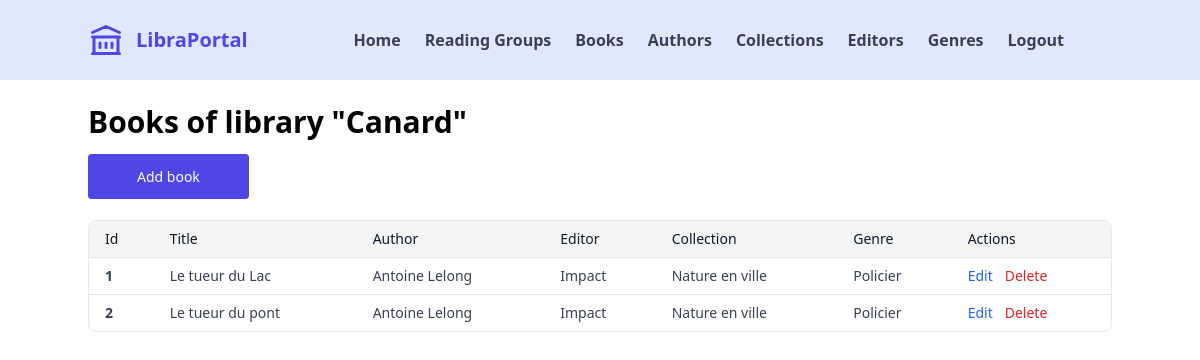
Page /bo/books (signed in) on the committed database.
### library/models.py (models this page shows, shortened)
class CustomUser(AbstractUser):
  library = models.ForeignKey(Library, on_delete=models.CASCADE, blank=True, null=True)

class Library(models.Model):
  name = models.CharField(max_length=100)
  city = models.CharField(max_length=100)

class Book(models.Model):
  title = models.CharField(max_length=100)
  cover = models.ImageField(upload_to='uploads/covers/')
  author = models.ForeignKey(Author, on_delete=models.CASCADE)
  editor = models.ForeignKey(Editor, on_delete=models.CASCADE)
  collection = models.ForeignKey(Collection, on_delete=models.CASCADE)
  genre = models.ForeignKey(Genre, on_delete=models.CASCADE)
  library = models.ForeignKey(Library, on_delete=models.CASCADE)

class Author(models.Model):
  first_name = models.CharField(max_length=100)
  last_name = models.CharField(max_length=100)
  def __str__(self):
    return self.first_name + ' ' + self.last_name

class Editor(models.Model):
  name = models.CharField(max_length=100)
  def __str__(self):
    return self.name

class Collection(models.Model):
  name = models.CharField(max_length=100)
  color = models.CharField(max_length=100)
  def __str__(self):
    return self.name

class Genre(models.Model):
  name = models.CharField(max_length=100)
  def __str__(self):
    return self.name

### library/views.py (the view)
# urls.py: path('bo/books', views.BoBookListView.as_view(), name='bo_book_list'),
class BoBookListView(UserPassesTestMixin, ListView):
	model = Book
	template_name = 'back/books/list.html'
	def test_func(self):
		return self.request.user.library is not None
	def get_context_data(self, **kwargs):
		context = super().get_context_data(**kwargs)
		context['book_fields'] = [f.name for f in Book._meta.get_fields()]
		return context

### templates/back/books/list.html (shortened to what this page needs)
{% extends 'base.html' %}
{% block content %}
<h1 class="text-3xl font-bold">Books of library "{{ user.library.name }}"</h1>
<div class="mt-6">
  <a href="{% url 'bo_book_create' %}" class="btn btn-primary">
    Add book
  </a>
</div>
<div class="mt-8 overflow-hidden overflow-x-auto rounded-lg border border-gray-200">
  <table class="min-w-full divide-y divide-gray-200 text-sm">
    <thead class="bg-gray-100">
      <tr>
        {% for field in book_fields %}
          {% if field != 'loan' and field != 'library' and field != 'cover' %}
            <th class="px-4 py-2 text-left font-medium text-gray-900">{{ field | capfirst }}</th>
          {% endif %}
        {% endfor %}
        <th class="px-4 py-2 text-left font-medium text-gray-900">Actions</th>
      </tr>
    </thead>
    <tbody class="divide-y divide-gray-200">
      {% for book in object_list %}
        <tr>
          <th class="px-4 py-2 text-gray-700 text-left">{{ book.id }}</th>
          <td class="px-4 py-2 text-gray-700">{{ book.title }}</td>
          <td class="px-4 py-2 text-gray-700">{{ book.author }}</td>
          <td class="px-4 py-2 text-gray-700">{{ book.editor }}</td>
          <td class="px-4 py-2 text-gray-700">{{ book.collection }}</td>
          <td class="px-4 py-2 text-gray-700">{{ book.genre }}</td>
          <td class="flex gap-3 px-4 py-2 text-gray-700">
            <a href="{% url 'bo_book_detail' book.id %}" class="text-sm font-medium text-blue-600 hover:underline">Edit</a>
            <form method="POST" action="{% url 'bo_book_delete' book.id %}">
              <button type="submit" class="text-sm font-medium text-red-600 hover:underline">
                Delete
              </button>
            </form>
          </td>
        </tr>
      {% endfor %}
    </tbody>
  </table>
</div>
{% endblock %}

### rows in the picture
CustomUser: library.name "Canard"
Book: id "1", title "Le tueur du Lac", author "Antoine Lelong", editor "Impact", collection "Nature en ville", genre "Policier"
Book: id "2", title "Le tueur du pont", author "Antoine Lelong", editor "Impact", collection "Nature en ville", genre "Policier"

### other values in the picture
{{ field | capfirst }} "Id" "Title" "Author" "Editor" "Collection" "Genre"
